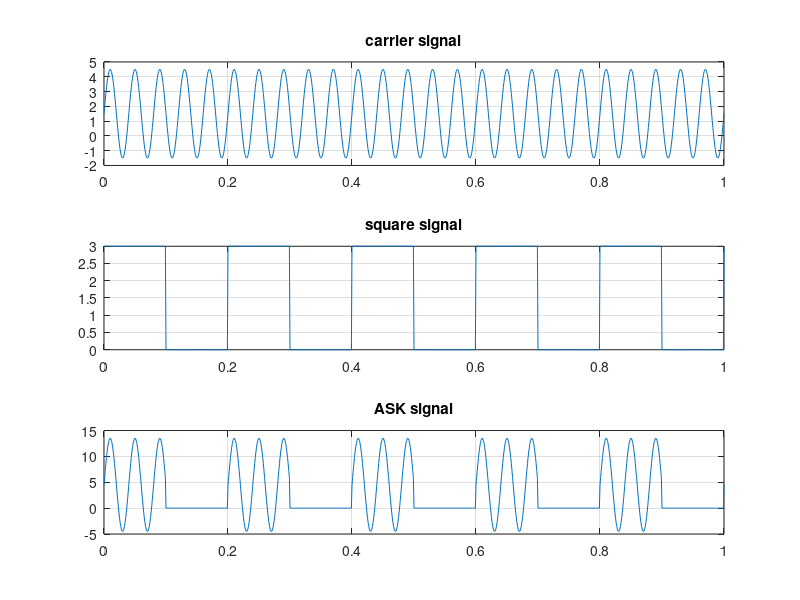

Source code (MATLAB):
clc; close all;

F1 = 25;
F2 = 5;
A = 3;
t = 0:0.001:1;
x = A * sin(2 * pi * F1 * t) + A / 2;
u = (A / 2) * square(2 * pi * F2 * t, 50) + A / 2;
v = x .* u;
subplot(3, 1, 1);
plot(t, x);
title('carrier signal');
grid on;

subplot(3, 1, 2);
plot(t, u);
title('square signal');
grid on;

subplot(3, 1, 3);
plot(t, v);
title('ASK signal');
grid on;
